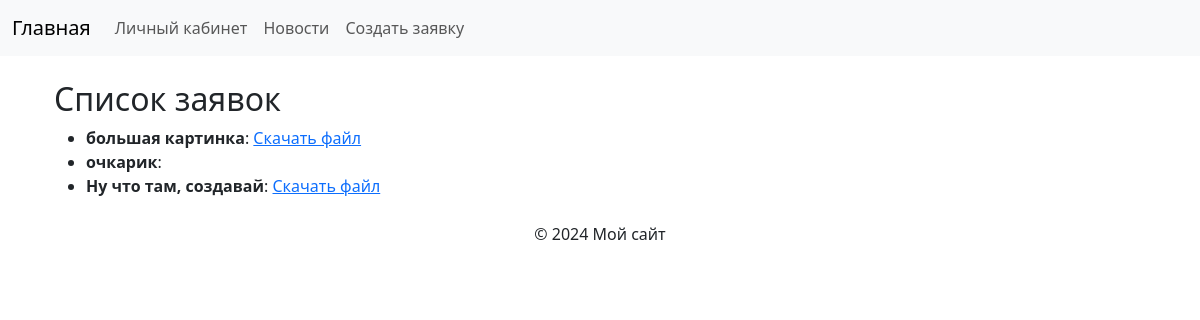
The app's page /requests/, older data.
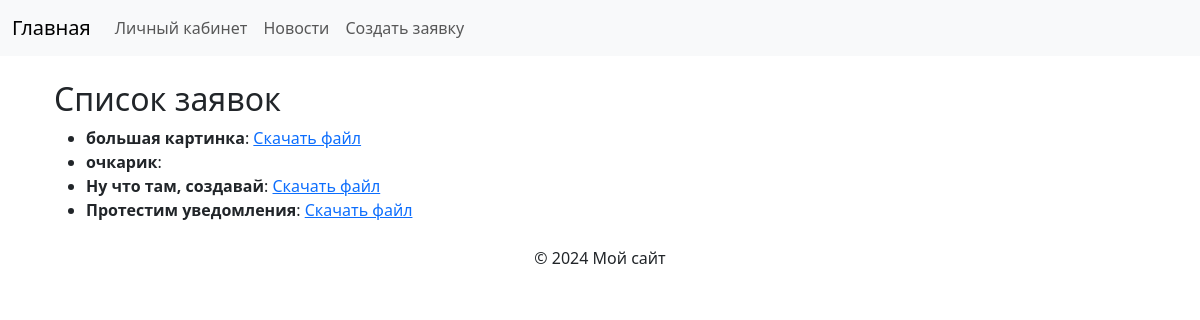
The same page, newer data.
### Profile/models.py (models this page shows, shortened)
class Request(models.Model):
    STATUS_CHOICES = [
        ('pending', 'На рассмотрении'),
        ('approved', 'Одобренно'),
        ('rejected', 'Отклонено'),
    ]
    has_new_comments = models.BooleanField(default=False)
    user = models.ForeignKey(User, on_delete=models.CASCADE, related_name='requests')
    title = models.CharField(max_length=200, verbose_name="Заголовок")
    body = models.TextField(verbose_name="Основной текс")
    file = models.FileField(
        upload_to='requests/files/',
        blank=True,
        null=True,
        validators=[FileExtensionValidator(['jpg', 'jpeg', 'png', 'gif'])],
        verbose_name='Изображение'
    )
    slug = models.SlugField(max_length=255, unique=True, blank=True, null=True, verbose_name='Slug')
    status = models.CharField(max_length=10, choices=STATUS_CHOICES, default='pending', verbose_name='Статус')
    created_at = models.DateTimeField(auto_now_add=True, verbose_name='Дата создания')
    updated_at = models.DateTimeField(auto_now=True, verbose_name='Дата обновления')

### Profile/views.py (the view)
# urls.py: path('requests/', request_list, name='request_list'),
def request_list(request):
    requests = Request.objects.all()  # Если модель заявок называется `Request`
    return render(request, 'requests/request_list.html', {'requests': requests})

### Profile/templates/requests/request_list.html
{% extends 'base.html' %}
{% block content %}
<div class="container mt-4">
    <h2>Список заявок</h2>
    <ul>
        {% for request in requests %}
        <li>
            <strong>{{ request.title }}</strong>: {{ request.content }}
            {% if request.file %}
                <a href="{{ request.file.url }}">Скачать файл</a>
            {% endif %}
        </li>
        {% empty %}
        <li>Заявок пока нет.</li>
        {% endfor %}
    </ul>
</div>
{% endblock %}

### Profile/templates/base.html (shortened to what this page needs)
<!DOCTYPE html>
<html lang="en">
<head>
    <link href="https://cdn.jsdelivr.net/npm/bootstrap@5.3.0/dist/css/bootstrap.min.css" rel="stylesheet">
</head>
<body>
    <header>
        <nav class="navbar navbar-expand-lg navbar-light bg-light">
            <div class="container-fluid">
                <a class="navbar-brand" href="/">Главная</a>
                <div class="collapse navbar-collapse" id="navbarNav">
                    <ul class="navbar-nav">
                        <li class="nav-item">
                            <a class="nav-link" href="/user/id/{{ user.id }}/">Личный кабинет</a>
                        </li>
                        <li>
                            <a class="nav-link" href="{% url 'news_feed' %}">Новости</a>
                        </li>
                        <li class="nav-item">
                            <a class="nav-link" href="/requests/create/">Создать заявку</a>
                        </li>
                    </ul>
                </div>
            </div>
        </nav>
    </header>
    <main class="container mt-4">
        {% block content %}
        {% endblock %}
    </main>
    <footer class="text-center mt-4">
        <p>&copy; 2024 Мой сайт</p>
    </footer>
</body>
</html>

Row changes from the older to the newer data that the page shows:
added Request: title "Протестим уведомления"
